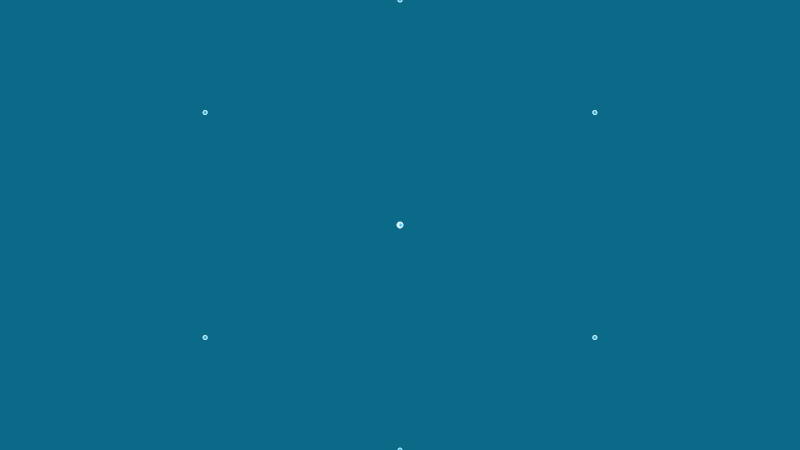
Frame 1 (no input)
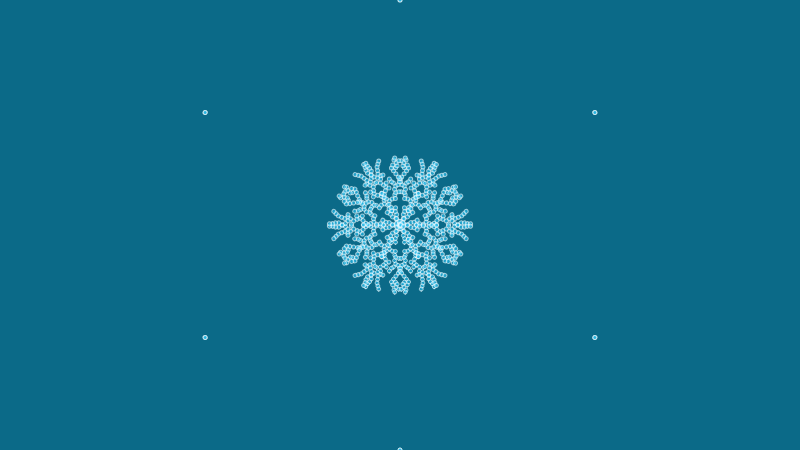
Frame 60 (no input)
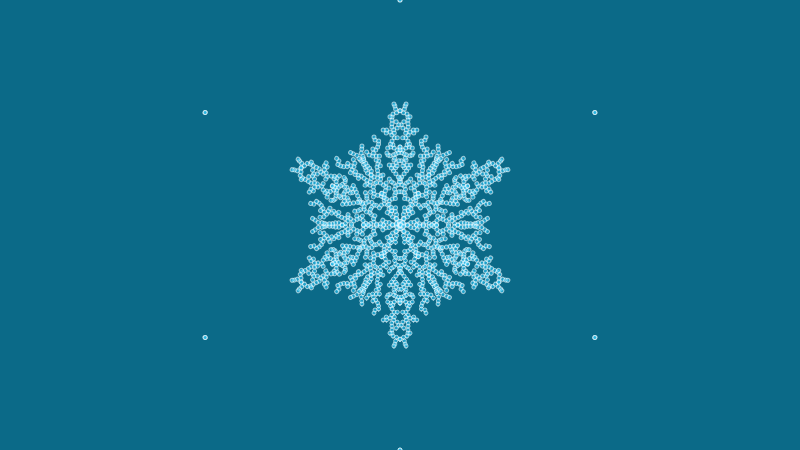
Frame 120 (the mouse pressed at the canvas centre since frame 60)

The p5.js sketch that drew these frames (run headless with seeded random() and noise() and a simulated clock; from frame 60 on, the mouse is pressed at the canvas centre):

// p5.js sketch
// ── sketch.js
// Coding Challenge 127: Brownian Motion Snowflake
// Daniel Shiffman
// https://thecodingtrain.com/CodingChallenges/127-brownian-snowflake.html
// https://youtu.be/XUA8UREROYE

let current;
let snowflake = [];

function setup() {
  createCanvas(800, 450);
  current = new Particle(height/2, 0);
}

function draw() {
  translate(width/2, height/2);
  rotate(PI/6);
  background(11,106,136);

  let count = 0;
  while (!current.finished() && !current.intersects(snowflake)) {
    current.update();
    count++;
  }

  // If a particle doesn't move at all we're done
  // This is an exit condition not implemented in the video
  if (count == 0) {
    noLoop();
    console.log('snowflake completed');
  }

  snowflake.push(current);
  current = new Particle(height/2, 0);

  for (let i = 0; i < 6; i++) {
    rotate(PI/3);
    current.show();
    for (let p of snowflake) {
      p.show();
    }

    push();
    scale(1, -1);
    current.show();
    for (let p of snowflake) {
      p.show();
    }
    pop();
  }
}

// ── particle.js
// Coding Challenge 127: Brownian Motion Snowflake
// Daniel Shiffman
// https://thecodingtrain.com/CodingChallenges/127-brownian-snowflake.html
// https://youtu.be/XUA8UREROYE

class Particle {

  constructor(radius, angle) {
    this.pos = p5.Vector.fromAngle(angle);
    this.pos.mult(radius);
    this.r = 2;
  }

  update() {
    this.pos.x -= 1;
    this.pos.y += random(-3, 3);

    let angle = this.pos.heading();
    angle = constrain(angle, 0, PI/6);
    let magnitude = this.pos.mag();
    this.pos = p5.Vector.fromAngle(angle);
    this.pos.setMag(magnitude);
  }

  show() {
    fill(45,197,244, 150);
    stroke(255, 150);
    ellipse(this.pos.x, this.pos.y, this.r * 2);
  }

  intersects(snowflake) {
    let result = false;
    for (let s of snowflake) {
      let d = dist(s.pos.x, s.pos.y, this.pos.x, this.pos.y); 
      if (d < this.r * 2) {
        result = true;
        break;
      }
    }
    return result;
  }

  finished() {
    return (this.pos.x < 1);
  }
}
